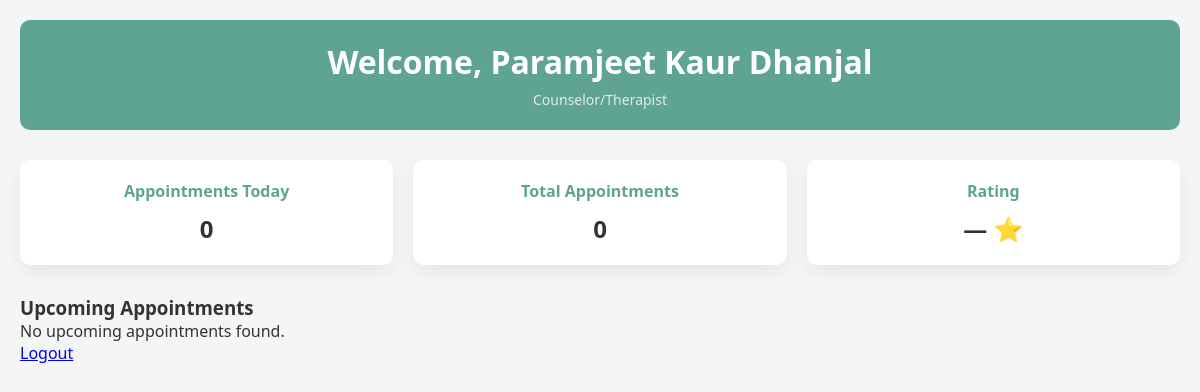
Screenshot of /professional/ (signed in) with the database file from the repository.
### serenify.py (models this page shows)
class Professional(db.Model):
    id = db.Column(db.Integer, primary_key=True)
    user_id = db.Column(db.Integer, db.ForeignKey('user.id'), nullable=False)
    profession = db.Column(db.String(50))
    bio = db.Column(db.Text)
    full_name = db.Column(db.String(100))
    experience = db.Column(db.Integer)
    certificate = db.Column(db.String(100))
    verified = db.Column(db.Boolean, default=False)
    appointments = db.relationship('Appointment', backref='professional_rel', lazy=True)

### serenify.py (the view)
@app.route("/professional/")
def professional_dashboard():
    if "professional_id" not in session:
        return redirect(url_for("login"))
    professional = Professional.query.get_or_404(session["professional_id"])
    today = date.today()
    upcoming_appointments = Appointment.query.filter(
        Appointment.professional_id == professional.id,
        Appointment.date >= today
    ).order_by(Appointment.date.asc(), Appointment.time_slot.asc()).all()
    today_count = sum(1 for a in upcoming_appointments if a.date == today)
    pending_count = sum(1 for a in upcoming_appointments if a.status == 'pending')
    return render_template(
        "professional.html",
        professional=professional,
        appointments=upcoming_appointments, # All future appts sent to the table
        today_count=today_count,
        pending_count=pending_count,
        today=today,
        total_appointments=len(upcoming_appointments)
    )

### templates/professional.html (shortened to what this page needs)
<!DOCTYPE html>
<html lang="en">
<head>
</head>
<body>
<header>
    <h1>Welcome, {{ professional.full_name }}</h1>
    <span>{{ professional.profession }}</span>
</header>
<div class="cards">
    <div class="card">
        <h3>Appointments Today</h3>
        <p>{{ today_count }}</p>
    </div>
    <div class="card">
        <h3>Total Appointments</h3>
        <p>{{ total_appointments }}</p>
    </div>
    <div class="card">
        <h3>Rating</h3>
        <p>{{ professional.rating or "—" }} ⭐</p>
    </div>
</div>
<h3>Upcoming Appointments</h3>
<div class="table-container">
    {% if appointments %}
    <table>
        <thead>
            <tr>
                <th>Date</th>
                <th>Time</th>
                <th>Client</th>
                <th>Status</th>
                <th>Actions</th>
            </tr>
        </thead>
        <tbody>
            {% for appt in appointments %}
            <tr {% if appt.status == 'pending' %}style="background-color: #fffdf0;"{% endif %}>
                <td>
                    <strong>{{ appt.date.strftime('%d %b %Y') }}</strong>
                    {% if appt.date > today %}
                        <small style="color: #5fa393; display: block;">Upcoming</small>
                    {% endif %}
                </td>
                <td>{{ appt.time_slot }}</td>
                <td>{{ appt.full_name }}</td>
                <td>
                    <span class="status-badge status-{{ appt.status }}">
                        {{ appt.status.capitalize() }}
                    </span>
                </td>
                <td>
    {% if appt.status == "pending" %}
        <form method="post" action="/appointment/{{ appt.id }}/accept" style="display:inline;">
            <button class="btn btn-accept">Accept</button>
        </form>
        <form method="post" action="/appointment/{{ appt.id }}/decline" style="display:inline;">
            <button class="btn btn-decline">Decline</button>
        </form>
    {% elif appt.status == "accepted" %}
        <a href="{{ url_for('session_chat', appt_id=appt.id) }}"
           style="background: #27ae60; color: white; padding: 6px 12px; text-decoration: none; border-radius: 6px; font-weight: bold;">
           💬 Chat
        </a>
    {% else %}
        <span style="color: #999;">{{ appt.status.capitalize() }}</span>
    {% endif %}
</td>
            </tr>
            {% endfor %}
        </tbody>
    </table>
    {% else %}
    <div class="empty-state">
        <p>No upcoming appointments found.</p>
    </div>
    {% endif %}
</div>
<a href="{{url_for('profession_logout')}}">Logout</a>
</body>

### templates/professional.html (style rules this page uses)
* { box-sizing: border-box; margin:0; padding:0; font-family: 'Segoe UI', sans-serif; }
body { background: #f3f6f5; color: #333; padding: 20px; }
header { background: #5fa393; padding: 20px; color: #fff; text-align: center; border-radius: 10px; margin-bottom: 30px; }
header h1 { margin-bottom: 5px; }
header span { font-size: 14px; opacity: 0.8; }
.cards { display: flex; gap: 20px; margin-bottom: 30px; flex-wrap: wrap; }
.card { flex: 1; min-width: 180px; background: #fff; padding: 20px; border-radius: 10px; box-shadow: 0 8px 18px rgba(0,0,0,0.06); text-align: center; }
.card h3 { color: #5fa393; margin-bottom: 10px; font-size: 16px; }
.card p { font-size: 24px; font-weight: bold; }

### rows the page displays
Professional: full_name "Paramjeet Kaur Dhanjal", profession "Counselor/Therapist"

### other values shown
{{ today_count }} "0"
{{ total_appointments }} "0"
{{ professional.rating or "—" }} "—"
